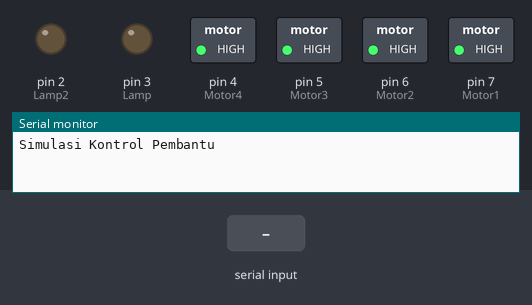
Recording of a sketch running on a simulated Arduino Uno, built with avr-gcc and run on an emulated ATmega328P. Shown: switched loads named in the sketch (green lamp = pin HIGH), output pins drawn as LEDs (lit = HIGH), the last lines printed to the serial monitor. The test bench sets the inputs (shaded band).

Above: at 1.2 s.
1.3 s: "1" received over Serial
At 1.9 s:
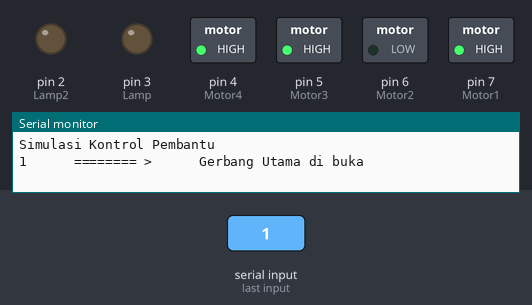
2.8 s: "2" received over Serial
At 4.0 s:
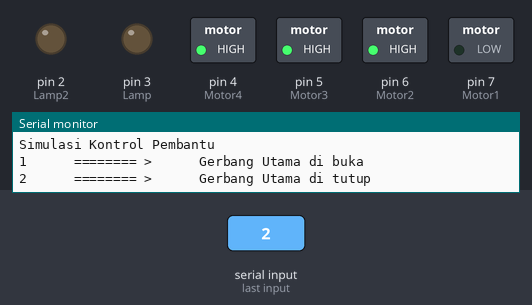
4.3 s: "3" received over Serial
At 5.4 s:
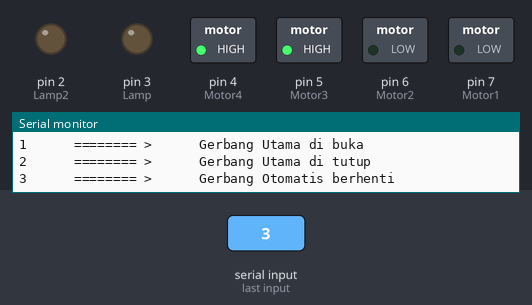
5.8 s: "4" received over Serial
At 6.5 s:
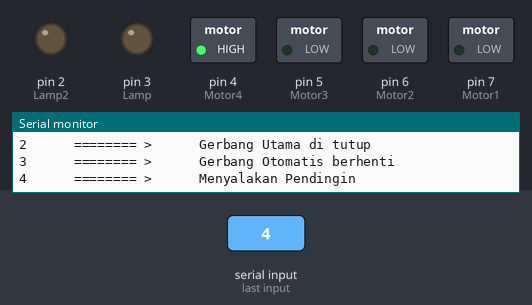
7.3 s: "5" received over Serial
At 7.7 s:
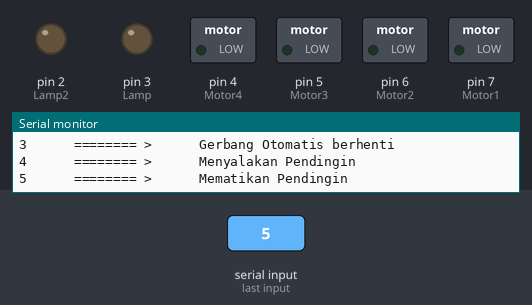
8.8 s: "6" received over Serial
At 10.0 s:
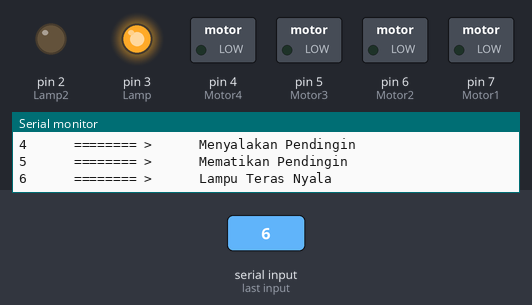
Timing chart, 0 to 11.3 s (numbered marks = the images above; inputs shaded):
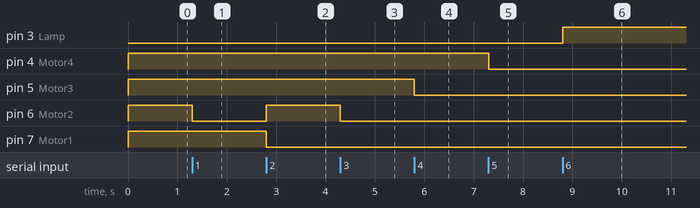

The sketch:

rx.ino
```cpp
int Motor1 = 7;
int Motor2 = 6;
int Motor3 = 5;
int Motor4 = 4;
int Lamp=3;
int Lamp2=2;
int DataCheck = 0;

void setup()
{
  Serial.begin(9600);
  pinMode(Motor1, OUTPUT);
  pinMode(Motor2, OUTPUT);
  pinMode(Motor3, OUTPUT);
  pinMode(Motor4, OUTPUT);
  pinMode(Lamp, OUTPUT);
  pinMode(Lamp2, OUTPUT);

  digitalWrite(Motor1, HIGH);
  digitalWrite(Motor2, HIGH);
  digitalWrite(Motor3, HIGH);
  digitalWrite(Motor4, HIGH);
  digitalWrite(Lamp,LOW);
  digitalWrite(Lamp2,LOW);
  Serial.print("Simulasi Kontrol Pembantu");
  Serial.println();
  Serial.println();
  Serial.println();
  Serial.println();
  Serial.println();

}

void loop()
{
  if(Serial.available())
  {
    char data = Serial.read();
    Serial.print(data);
    Serial.print("      ======== >      ");

    if(data == '1'){DataCheck = 1; digitalWrite(Motor2, LOW);digitalWrite(Motor1, HIGH); Serial.println("Gerbang Utama di buka");}
    if(data == '2'){DataCheck = 1; digitalWrite(Motor1, LOW);digitalWrite(Motor2, HIGH); Serial.println("Gerbang Utama di tutup");}
    if(data == '3'){DataCheck = 1; digitalWrite(Motor1, LOW);digitalWrite(Motor2,  LOW); Serial.println("Gerbang Otomatis berhenti");}
    if(data == '4'){DataCheck = 1; digitalWrite(Motor3, LOW);digitalWrite(Motor4, HIGH); Serial.println("Menyalakan Pendingin");}
    if(data == '5'){DataCheck = 1; digitalWrite(Motor4, LOW);digitalWrite(Motor3, LOW); Serial.println("Mematikan Pendingin");}
    if(data == '6'){DataCheck = 1; digitalWrite(Lamp,HIGH);Serial.println("Lampu Teras Nyala");}
    if(data == '7'){DataCheck = 1; digitalWrite(Lamp,LOW);Serial.println("Lampu Teras Mati");}
    if(data == '8'){DataCheck = 1; digitalWrite(Lamp2,HIGH);Serial.println("Lampu R.Tamu Nyala");}
    if(data == '9'){DataCheck = 1; digitalWrite(Lamp2,LOW);Serial.println("Lampu R.Tamu Mati");}
    if(DataCheck == 0){Serial.println("Perintah Salah. Silakan ulangi !!! ");}
    Serial.println();
    DataCheck = 0;
  }
}
```

Measured:
- after the input at 1.3 s, pin 6 (Motor2): HIGH → LOW at once
- after the input at 2.8 s, pin 6 (Motor2): LOW → HIGH at once; pin 7 (Motor1): HIGH → LOW at once
- after the input at 4.3 s, pin 6 (Motor2): HIGH → LOW at once
- after the input at 5.8 s, pin 5 (Motor3): HIGH → LOW at once
- after the input at 7.3 s, pin 4 (Motor4): HIGH → LOW at once
- after the input at 8.8 s, pin 3 (Lamp): LOW → HIGH at once
